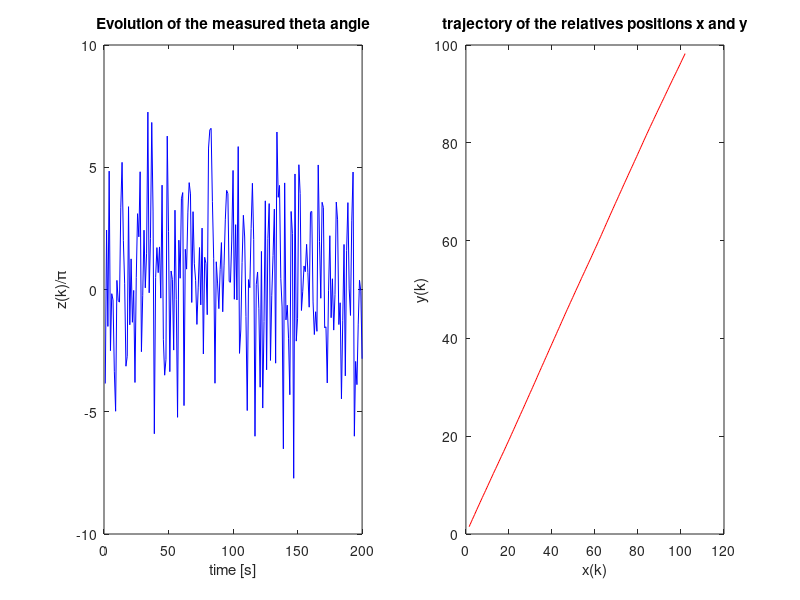

Reproduce this figure in MATLAB.
% time period
T = 0.5;
% initial vector
x0 = [1 1 1 1]';
% preallocating
X = zeros(4,200);
Z = zeros(1,200);
% construction of matrix F
F = eye(4,4);
F(1,3) = T;
F(2,4) = T;
% Gamma
G = [T^2/2 0; 0 T^2/2; T 0; 0 T];
% sigma_a and sigma_theta
% choose various values for sigma_a and sigma_theta
sigm_a = 0.01;
sigm_th = 10;
% v random gaussian noise of variance sigma^2_a*I and zero-mean (iid) 
% w random gaussian noise of variance sigma^2_theta and zero-mean
v = randn(2,200)*sigm_a;
w = randn(1,200)*sigm_th;
for k = 1:200
    eps = G*v(:,k);
    
    % We suppose U to be zero for all k
    % state equation: x_k+1 = F*x_k + epsilon
    if k == 1
        X(:,k) = F*x0 + eps;
    else
        X(:,k) = F*X(:,k-1) + eps;
    end
    
    % state equation: theta_k = h(x_k) + w_k
    if X(1,k)>=0 && X(2,k)>=0
        Z(1,k) = atan(abs(X(1,k)/X(2,k)))+w(k);
    elseif X(1,k)>0 && X(2,k)<0
        Z(1,k) = pi - atan(abs(X(1,k)/X(2,k)))+w(k);
    elseif X(1,k)<0 && X(2,k)<0
        Z(1,k) = pi + atan(abs(X(1,k)/X(2,k)))+w(k);
    else
        Z(1,k) = 2*pi - atan(abs(X(1,k)/X(2,k)))+w(k);
    end
end

% representations
subplot(1,2,2)
plot(X(1,:),X(2,:),'r')
xlabel('x(k)');
ylabel('y(k)');
title('trajectory of the relatives positions x and y')

Zpi = Z.*(1/pi);
subplot(1,2,1)
plot(Zpi,'b')
xlabel('time [s]')
ylabel('z(k)/\pi')
title('Evolution of the measured theta angle')
